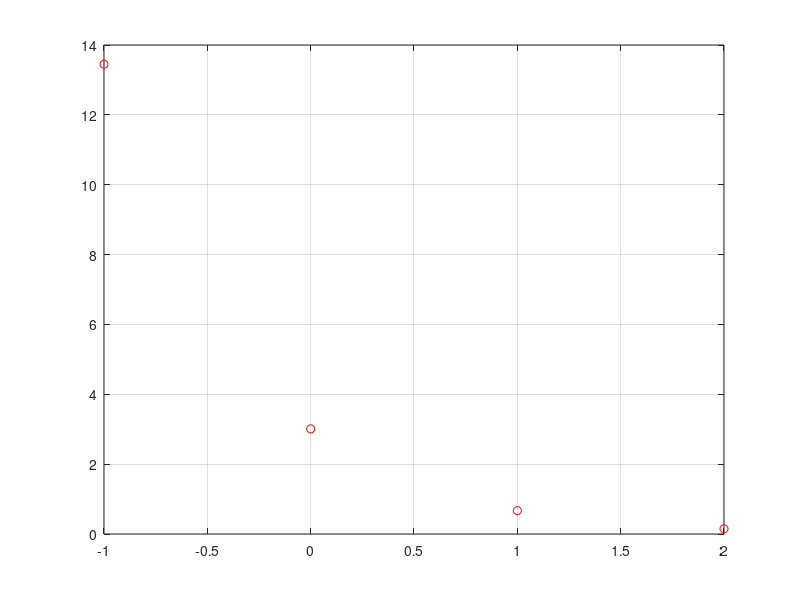

MATLAB code to generate this figure: (Note: this script raises an error after producing the figure.)
x=[-1,0,1,2];
y=[13.45,3.01,0.67,0.15];
plot(x,y,'ro');
grid
hold on

[A,C]=ls_e_curve(x,y)

f=inline('3.0053*exp(-1.4991*x)');
fplot(f,[-2,3]);
